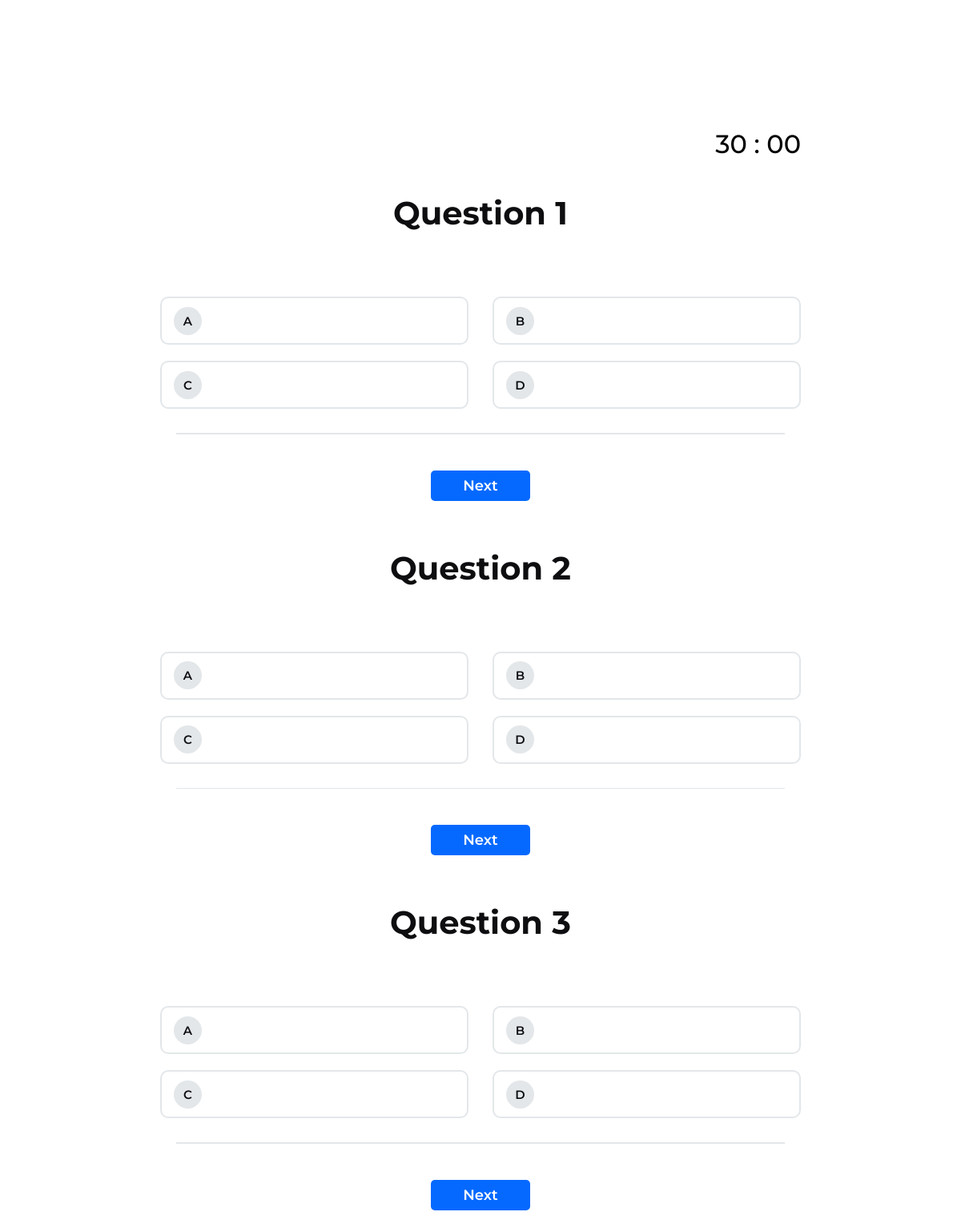
Page /user/quiz.php?topic=mY3uDxbX9425 (signed in) on the earlier database version.
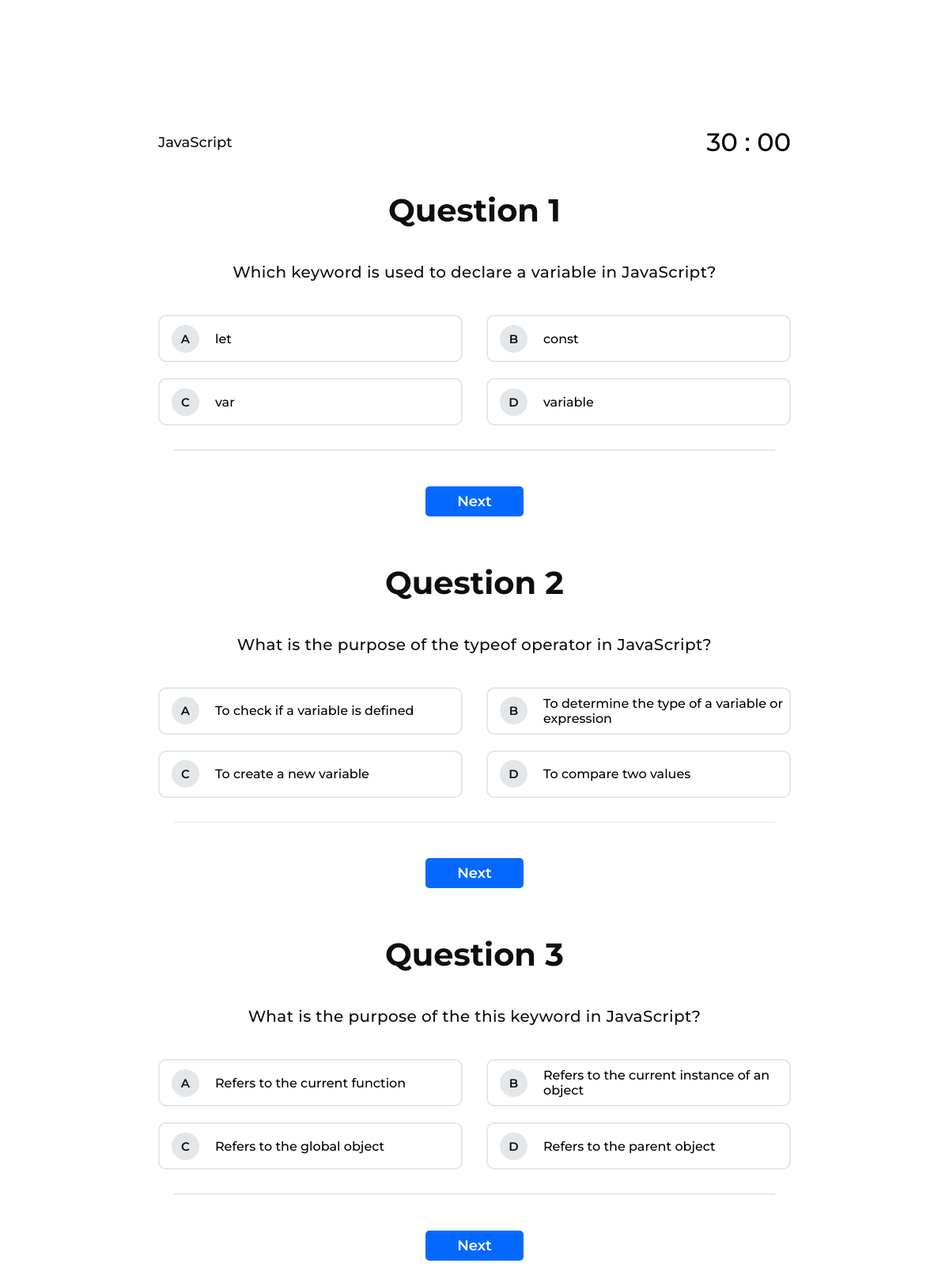
Same page on the later database version.
### tables this page shows
CREATE TABLE `quiz_questions` (
  `id` int(11) NOT NULL,
  `topic_unique_id` varchar(15) NOT NULL,
  `topic_name` varchar(255) NOT NULL,
  `question` varchar(255) NOT NULL,
  `option1` varchar(255) NOT NULL,
  `option2` varchar(255) NOT NULL,
  `option3` varchar(255) NOT NULL,
  `option4` varchar(255) NOT NULL,
  `answer` varchar(255) NOT NULL,
  `marks` varchar(100) NOT NULL
);

### user/quiz.php (the view, shortened to what this page needs)
<?php
include "../assets/php/connection.php";
$selectedTopic = isset($_GET['topic']) ? $_GET['topic'] : '';
if (!empty($_SESSION["studentId"])) {
  $fetchQuestions = "SELECT * FROM `quiz_questions` WHERE `topic_unique_id` = '$selectedTopic'";
  $questionResult = mysqli_query($connection, $fetchQuestions);
  if ($questionResult && mysqli_num_rows($questionResult) > 0) {
    $questions = mysqli_fetch_all($questionResult, MYSQLI_ASSOC);
  }
} else {
  header("Location: ../login.php");
}
?>
<!DOCTYPE html>
<html lang="en">
<head>
  <link rel="stylesheet" href="../assets/css/quiz.css" />
  <link rel="stylesheet" href="https://cdn-uicons.flaticon.com/2.1.0/uicons-regular-rounded/css/uicons-regular-rounded.css" />
  <link rel="stylesheet" href="https://cdn-uicons.flaticon.com/2.1.0/uicons-thin-straight/css/uicons-thin-straight.css" />
</head>
<body>
  <div class="main-container">
    <div class="container">
      <form action="#" method="post" class="quiz-form">
        <div class="quiz-container">
          <div class="top">
            <div class="title">
              <h2><?php echo $questions[0]["topic_name"] ?></h2>
            </div>
            <div class="timer">
              <h2>30 : 00</h2>
            </div>
          </div>
          <div class="quiz-content-wrapper">
            <h1 id="questionNo">Question 1</h1>
            <div class="question-container">
              <p><?php echo $questions[0]["question"] ?></p>
            </div>
            <div class="options-container">
              <div class="option-group">
                <div class="option-field">
                  <span>A</span>
                  <label for="<?php echo $questions[0]["option1"] ?>">
                    <?php echo $questions[0]["option1"] ?>
                  </label>
                </div>
                <div class="option-field">
                  <span>B</span>
                  <label for="<?php echo $questions[0]["option2"] ?>">
                    <?php echo $questions[0]["option2"] ?>
                  </label>
                </div>
              </div>
              <div class="option-group">
                <div class="option-field">
                  <span>C</span>
                  <label for="<?php echo $questions[0]["option3"] ?>">
                    <?php echo $questions[0]["option3"] ?>
                  </label>
                </div>
                <div class="option-field">
                  <span>D</span>
                  <label for="<?php echo $questions[0]["option4"] ?>">
                    <?php echo $questions[0]["option4"] ?>
                  </label>
                </div>
              </div>
            </div>
            <hr>
            <div class="submit-btn">
              <input type="button" name="nextQuestion" class="nextButton" value="Next">
            </div>
          </div>
          <div class="quiz-content-wrapper">
            <h1 id="questionNo">Question 2</h1>
            <div class="question-container">
              <p><?php echo $questions[1]["question"] ?></p>
            </div>
            <div class="options-container">
              <div class="option-group">
                <div class="option-field">
                  <span>A</span>
                  <label for="<?php echo $questions[1]["option1"] ?>">
                    <?php echo $questions[1]["option1"] ?>
                  </label>
                </div>
                <div class="option-field">
                  <span>B</span>
                  <label for="<?php echo $questions[1]["option2"] ?>">
                    <?php echo $questions[1]["option2"] ?>
                  </label>
                </div>
              </div>
              <div class="option-group">
                <div class="option-field">
                  <span>C</span>
                  <label for="<?php echo $questions[1]["option3"] ?>">
                    <?php echo $questions[1]["option3"] ?>
                  </label>
                </div>
                <div class="option-field">
                  <span>D</span>
                  <label for="<?php echo $questions[1]["option4"] ?>">
                    <?php echo $questions[1]["option4"] ?>
                  </label>
                </div>
              </div>
            </div>
            <hr>
            <div class="submit-btn">
              <input type="button" name="nextQuestion" class="nextButton" value="Next">
            </div>
          </div>
          <div class="quiz-content-wrapper">
            <h1 id="questionNo">Question 3</h1>
            <div class="question-container">
              <p><?php echo $questions[2]["question"] ?></p>
            </div>
            <div class="options-container">
              <div class="option-group">
                <div class="option-field">
                  <span>A</span>
                  <label for="<?php echo $questions[2]["option1"] ?>">
                    <?php echo $questions[2]["option1"] ?>
                  </label>
                </div>
                <div class="option-field">
                  <span>B</span>
                  <label for="<?php echo $questions[2]["option2"] ?>">
                    <?php echo $questions[2]["option2"] ?>
                  </label>
                </div>
              </div>
              <div class="option-group">
                <div class="option-field">
                  <span>C</span>
                  <label for="<?php echo $questions[2]["option3"] ?>">
                    <?php echo $questions[2]["option3"] ?>
                  </label>
                </div>
                <div class="option-field">
                  <span>D</span>
                  <label for="<?php echo $questions[2]["option4"] ?>">
                    <?php echo $questions[2]["option4"] ?>
                  </label>
                </div>
              </div>
            </div>
            <hr>
            <div class="submit-btn">
              <input type="button" name="nextQuestion" class="nextButton" value="Next">
            </div>
          </div>
        </div>
      </form>
    </div>
  </div>
</body>
</html>

### assets/css/quiz.css (style rules this page uses)
* { margin: 0; padding: 0; box-sizing: border-box; font-family: "Montserrat", sans-serif; text-decoration: none; list-style: none; outline: none; }
:root { --bg-color: #f3f7ff; --border-color: #e3e7ea; --smart-mind-20: #ffffff; --smart-mind-50: #edf7ff; --smart-mind-100: #d6ecff; --smart-mind-200: #b5dfff; --smart-mind-300: #83ccff; --smart-mind-400: #48b0ff; --smart-mind-500: #1e8aff; --smart-mind-600: #0669ff; --smart-mind-700: #004eec; --smart-mind-800: #0841c5; --smart-mind-900: #0d3c9b; --smart-mind-950: #0e255d; --text-color: #0e0e11; }
html { font-size: 62.5%; scroll-behavior: smooth; }
body { width: 100%; height: 100vh; position: relative; }
.main-container { width: 100%; height: 100%; }
.main-container .container { width: 100%; height: 100%; display: flex; align-items: center; justify-content: center; }
.container .quiz-form { width: 100%; height: 100%; display: flex; align-items: center; justify-content: center; }
.quiz-form .quiz-container { width: 80rem; height: 50rem; display: flex; flex-direction: column; align-items: center; justify-content: space-between; gap: 2rem; }
.quiz-container .top { width: 100%; padding: 1rem 0; display: flex; align-items: center; justify-content: space-between; }
.top .title h2 { font-size: 1.8rem; font-weight: 500; color: var(--text-color); }
.top .timer h2 { font-size: 3.2rem; font-weight: 500; }
.quiz-container .quiz-content-wrapper { width: 100%; padding: 1.2rem 0; display: flex; flex-direction: column; align-items: center; gap: 3rem; }
.quiz-content-wrapper h1 { font-size: 4rem; color: var(--text-color); }
.quiz-content-wrapper .question-container { padding: 1rem; }
.quiz-content-wrapper .question-container p { font-size: 2rem; font-weight: 500; color: var(--text-color); line-height: 1.4; letter-spacing: 0.4px; text-align: center; }
.quiz-content-wrapper .options-container { width: 100%; display: flex; flex-direction: column; align-items: center; gap: 2rem; }
.options-container .option-group { width: 100%; display: flex; align-items: center; gap: 3rem; }
.option-group .option-field { width: 100%; height: 6rem; border: 2px solid var(--border-color); border-radius: 1rem; display: flex; align-items: center; justify-content: space-between; gap: 2rem; padding: 0 0 0 1.5rem; }
.option-field span { width: 3.5rem; height: 3.5rem; display: flex; align-items: center; justify-content: center; background-color: var(--border-color); border-radius: 50%; font-size: 1.5rem; font-weight: 600; color: var(--text-color); }
.option-group label { display: block; width: 85%; height: 100%; display: flex; align-items: center; font-size: 1.6rem; font-weight: 500; transition: 0.3s ease-in-out; cursor: pointer; }
.quiz-container hr { width: 95%; height: 1.5px; outline: none; border: 0; background-color: var(--border-color); }
.quiz-container .submit-btn { width: 100%; padding: 1.5rem 0; display: flex; align-items: center; justify-content: center; }
.submit-btn input[type="button"] { padding: 0.8rem 4rem; background-color: var(--smart-mind-600); border: none; border-radius: 5px; font-size: 1.8rem; font-weight: 600; color: var(--smart-mind-20); cursor: pointer; transition: 0.2s ease-in-out; }

Differences in the rows shown:
added quiz_questions: topic_name "JavaScript", question "Which keyword is used to declare a variable in JavaScript?", option1 "let", option2 "const", option3 "var", option4 "variable"
added quiz_questions: question "What is the purpose of the typeof operator in JavaScript?", option1 "To check if a variable is defined", option2 "To determine the type of a variable or expression", option3 "To create a new variable", option4 "To compare two values"
added quiz_questions: question "What is the purpose of the this keyword in JavaScript?", option1 "Refers to the current function", option2 "Refers to the current instance of an object", option3 "Refers to the global object", option4 "Refers to the parent object"
